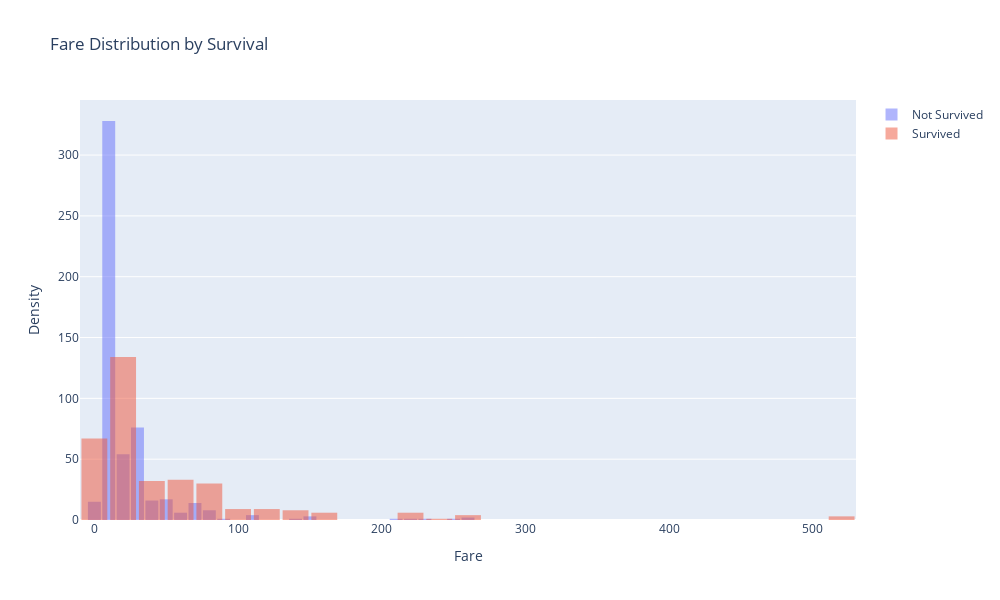

Notebook code for this chart:
### Code cell
fig = go.Figure()

fig.add_trace(go.Histogram(x=df[df['Survived'] == 0]['Fare'], name='Not Survived', opacity=0.5))
fig.add_trace(go.Histogram(x=df[df['Survived'] == 1]['Fare'], name='Survived', opacity=0.5))
fig.update_layout(
    title='Fare Distribution by Survival',
    xaxis_title='Fare',
    yaxis_title='Density',
    barmode='overlay',  
    bargap=0.1,  
    width=1000,
    height=600
)
fig.show()

### Figure 1 — Plotly figure (JSON) as saved in the notebook; plotly's stock layout.template omitted (floating-point values rounded to 4 significant figures; data arrays with more than 128 entries replaced by an {"elided": "..."} marker saying what was removed)
{"data": [{"name": "Not Survived", "opacity": 0.5, "type": "histogram", "x": {"elided": "549 float values"}}, {"name": "Survived", "opacity": 0.5, "type": "histogram", "x": {"elided": "342 float values"}}], "layout": {"bargap": 0.1, "barmode": "overlay", "height": 600, "title": {"text": "Fare Distribution by Survival"}, "width": 1000, "xaxis": {"autorange": true, "range": [-10, 530], "title": {"text": "Fare"}, "type": "linear"}, "yaxis": {"autorange": true, "range": [0, 345.3], "title": {"text": "Density"}}}}
